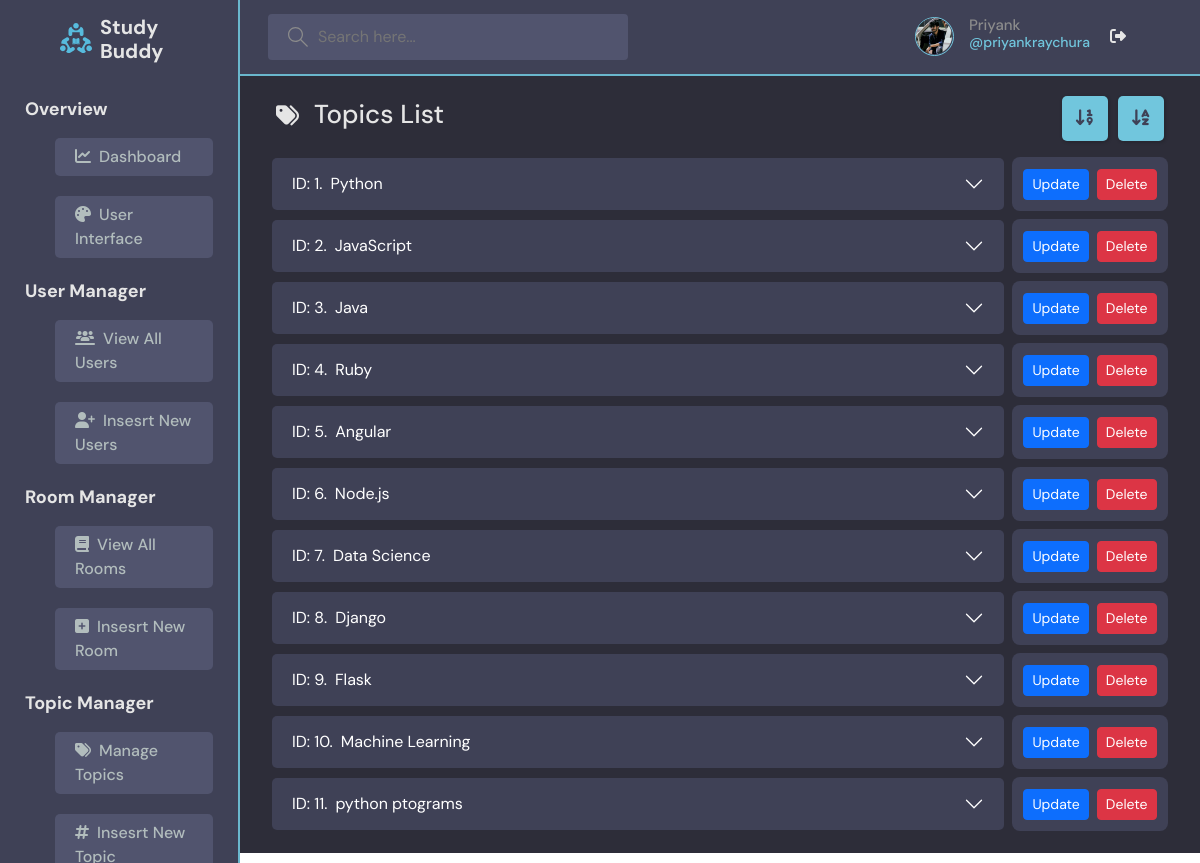
The page /adminPanel/manageTopics/ (signed in) on the database its author committed.
### base/models.py (models this page shows, shortened)
class User(AbstractUser):
    name = models.CharField(max_length=200, null=True)
    email = models.EmailField(unique=True ,null=True)
    bio = models.TextField(null=True)
    avatar = models.ImageField(null=True, default="avatar.svg")
    USERNAME_FIELD = 'email'
    REQUIRED_FIELDS = ['username']

class Topic(models.Model):
    name = models.CharField(max_length=200)

### adminPanel/views.py (the view)
# urls.py: path('manageTopics/', views.manageTopics, name = "manageTopics"),
@login_required(login_url='login')
@user_passes_test(is_staff_user, login_url='login')
def manageTopics(request):
    q = request.GET.get('q') if request.GET.get('q') != None else ''
    topics = Topic.objects.all().filter(
        Q(name__icontains = q)
    )
    rooms = Room.objects.all()
    order = Lower(request.GET.get('order')) if request.GET.get('order') != None else 'id'
    topics = topics.order_by(order)
    context = {'topics': topics, 'rooms': rooms}
    return render(request, 'adminPanel/manageTopics.html', context)

### adminPanel/templatetags/custom_filters.py (called while the page is built)
@register.filter
def has_rooms_with_topic(rooms, topic):
    return rooms.filter(topic=topic).exists()

### adminPanel/views.py (called while the page is built)
def is_staff_user(user):
    return user.is_staff

### adminPanel/templates/adminPanel/manageTopics.html (shortened to what this page needs)
{% extends 'adminPanel/mainPanel.html' %}
{% block mainContent %}
{% load static %}
{% load custom_filters %}
    <div class="above-table mb-3 px-3">
        <div class="table-heading">
            <i class="fa-solid fa-tags"></i>
            <h1>Topics List</h1>
        </div>
        <div class="data-filters">
            <a href="?q={{ request.GET.q }}" class="btn filter py-2">
                <i class="fa-solid fa-arrow-down-1-9"></i>
            </a>
            <a href="?order=name" class="btn filter py-2">
                <i class="fa-solid fa-arrow-down-a-z"></i>
            </a>
        </div>
    </div>
<div class="container">
  {% for topic in topics %}
    <div class="accordion" id="topicsAccordion">
        <div class="accordion-item mb-2">
            <h2 class="accordion-header d-flex align-items-center" id="headingOne">
                <button class="accordion-button collapsed me-2" type="button" data-bs-toggle="collapse" data-bs-target="#{{ topic.id }}" aria-expanded="false" aria-controls="collapseOne">
                    <span class="me-2">ID: {{ topic.id }}.</span>{{ topic.name }}
                </button>
                <div class="action-btns d-flex align-items-center">
                    <a type="button" class="btn btn-primary btn-sm me-2 update-button" data-id="{{ topic.id }}" data-name="{{ topic.name }}" data-bs-toggle="modal" data-bs-target="#exampleModal">Update</a>
                    <a type="button" class="btn btn-sm btn-danger deleteBtn" data-url="{% url 'deleteTopic' topic.id %}" data-bs-toggle="modal" data-bs-target="#deleteModal">Delete</a>
                </div>
            </h2>
        </div>
    </div>
    {% endfor %}
</div>
{% endblock %}

### adminPanel/templates/adminPanel/mainPanel.html (shortened to what this page needs)
{% load static %}
<!DOCTYPE html>
<html lang="en">
<head>
  <link href="https://cdn.jsdelivr.net/npm/bootstrap@5.3.3/dist/css/bootstrap.min.css" rel="stylesheet">
  <link rel="stylesheet" href="https://cdnjs.cloudflare.com/ajax/libs/font-awesome/6.6.0/css/all.min.css" />
  <link rel="stylesheet" href="{% static 'styles/adminMain.css' %}" />
  <link rel="stylesheet" href="{% static 'styles/insertRoom.css' %}" />
</head>
<body>
  <div class="sidebar">
    <div class="logo">
      <img src="{% static 'images/logo.svg' %}" alt="">
      <h3 class="ms-2">Study Buddy</h3>
    </div>
    <div class="actions">
      <dl>
        <dt> Overview
          <dd><a href="{% url 'dashboard' %}"><i class="fa-solid fa-chart-line me-2"></i>Dashboard</a></dd>
          <dd><a href="{% url 'home' %}" target="_blank"><i class="fa-solid fa-palette me-2"></i>User Interface</a></dd>
        </dt>
        <dt> User Manager
          <dd><a href="{% url 'manageUsers' %}"><i class="fa-solid fa-users-line me-2"></i>View All Users</a></dd>
          <dd><a href="{% url 'insertUser' %}"><i class="fa-solid fa-user-plus me-2"></i>Insesrt New Users</a></dd>
        </dt>
        <dt> Room Manager
          <dd><a href="{% url 'manageRooms' %}"><i class="fa-solid fa-book me-2"></i>View All Rooms</a></dd>
          <dd><a href="{% url 'insertRoom' %}"><i class="fa-solid fa-square-plus me-2"></i>Insesrt New Room</a></dd>
        </dt>
        <dt> Topic Manager
          <dd><a href="{% url 'manageTopics' %}"><i class="fa-solid fa-tags me-2"></i>Manage Topics</a></dd>
          <dd><a type="button" data-bs-toggle="modal" data-bs-target="#exampleModal"><i class="fa-solid fa-hashtag me-2"></i>Insesrt New Topic</a></dd>
        </dt>
      </dl>
    </div>
  </div>
  <header>
    <div class="nav">
      <form class="header__search" method="GET" action="">
        <div class="d-flex">
          <label>
            <input name="q" placeholder="Search here..." value="{{ request.GET.q }}" autocomplete="off"/>
          </label>
        </div>
      </form>
    </div>
    <nav class="header__menu">
    <div class="header__user">
      <a href="{% url 'user-profile' request.user.id %}">
        <div class="avatar avatar--medium active">
          <img src="{{ request.user.avatar.url }}" />
        </div>
        <p>{{ request.user.name }} <span>@{{ request.user.username }}</span></p>
      </a>
      <a href="{% url 'logoutAdmin' %}" class="logout-button">
        <i class="fa-solid fa-right-from-bracket"></i>
      </a>
    </div>
  </nav>
  </header>
  <div class="main-container">
    {% block mainContent %}
    {% endblock %}
  </div>
</body>
</html>

### static/styles/adminMain.css (style rules this page uses)
* { margin: 0; padding: 0; box-sizing: border-box; font-family: "DM Sans", -apple-system, BlinkMacSystemFont, "Segoe UI", Roboto, Oxygen, Ubuntu, Cantarell, "Open Sans", "Helvetica Neue", sans-serif; }
.sidebar { width: 20%; height: 100vh; overflow: auto; background-color: #3F4156; border-right: 2px solid #6AB7CD; top: 0; }
.sidebar .logo { display: flex; align-items: center; justify-content: space-evenly; width: 100%; background-color: #3F4156; padding: 0 60px; height: 76px; }
.logo h3 { box-sizing: border-box; color: #E5E5E5; cursor: pointer; font-family: "DM Sans", -apple-system, BlinkMacSystemFont, "Segoe UI", Roboto, Oxygen, Ubuntu, Cantarell, "Open Sans", "Helvetica Neue", sans-serif; font-size: 20px; font-weight: 700; margin-top: 10px; text-rendering: optimizelegibility; }
.sidebar .actions { padding: 20px 25px; }
.actions dl dt { font-size: 18px; color: #E5E5E5; }
.actions dl dd { margin-top: 15px; margin-bottom: 20px; margin-left: 30px; font-size: 16px; font-weight: 500; color: #B2BDBD; background-color: #51546E; border-radius: 5px; cursor: pointer; pointer-events: inh; }
.actions dl dd a { display: block; height: 100%; width: 100%; padding: 7px 20px; text-decoration: none; color: #B2BDBD; overflow: hidden; border-radius: 5px; transition: 0.2s ease; }
header { width: 80%; position: fixed; border-bottom: 2px solid #6AB7CD; top: 0; margin-left: 20%; height: 76px; background-color: #3F4156; display: flex; align-items: center; justify-content: space-between; padding: 15px 28px; }
.logo img { width: 32px; height: 32px; }
label { align-items: center; background-color: #51546E; border-radius: 4px; box-sizing: border-box; cursor: default; display: flex; gap: 10px; padding: 13px 10px; }
svg { box-sizing: border-box; cursor: default; fill: #8B8B8B; margin: 0px 0px 0px 10px; overflow: hidden; width: 20px; height: 20px; }
input { width: 300px; height: 20px; color: #fff; outline: none; border: none; background: transparent; appearance: auto; box-sizing: border-box; cursor: text; overflow: clip; }
nav.header__menu { width: 257px; height: 46px; box-sizing: border-box; margin: 0px 0px 0px 266.55px; position: relative; }
div.header__user { width: 100%; align-items: center; box-sizing: border-box; display: flex; gap: 20px; margin-top: -8px; }
.header__user a { align-items: center; box-sizing: border-box; cursor: pointer; display: flex; align-items: center; height: 100%; gap: 15px; text-decoration: none; }
.header__user img { width: 36px; height: 36px; border-radius: 50%; box-sizing: border-box; cursor: pointer; object-fit: cover; }
div.avatar.avatar--medium.active { width: 39px; height: 39px; border: 1.6px solid #71C6DD; border-radius: 50%; box-sizing: border-box; cursor: pointer; position: relative; }
.header__user p { box-sizing: border-box; color: #8B8B8B; cursor: pointer; font-family: "DM Sans", -apple-system, BlinkMacSystemFont, "Segoe UI", Roboto, Oxygen, Ubuntu, Cantarell, "Open Sans", "Helvetica Neue", sans-serif; font-size: 15px; font-weight: 500; line-height: 18px; text-rendering: optimizelegibility; display: flex; flex-direction: column; justify-content: center; padding-top: 10px; }
.header__user span { box-sizing: border-box; color: #71C6DD; cursor: pointer; font-family: "DM Sans", -apple-system, BlinkMacSystemFont, "Segoe UI", Roboto, Oxygen, Ubuntu, Cantarell, "Open Sans", "Helvetica Neue", sans-serif; font-size: 14px; font-weight: 500; line-height: 16.8px; text-rendering: optimizelegibility; }
.logout-button { background: transparent; color: #E5E5E5; border: none; outline: none; }
.main-container { width: 80%; height: 90%; padding: 20px; background-color: #2D2D39; position: fixed; top: 0; overflow: auto; margin-top: 76px; margin-left: 20%; scrollbar-width: 5px; }
.above-table { display: flex; align-items: center; justify-content: space-between; }
.above-table .table-heading { display: flex; align-items: center; gap: 15px; color: #E5E5E5; }
.table-heading i { font-size: 23px; margin-top: -7px; }
.table-heading h1 { font-size: 26px; }
.above-table .data-filters { display: flex; gap: 10px; }
.above-table .filter { font-size: 18px;modal display: flex; align-items: center; justify-content: space-evenly; background-color: #71C6DD; border-radius: 5px; color: #3F4156; cursor: pointer; box-shadow: #00000026 1px 1px 3px 1px; }

### static/styles/insertRoom.css (style rules this page uses)
* { padding: 0; margin: 0; box-sizing: border-box; }

### rows shown on the page
User: user.avatar (picture), user.name "Priyank", user.username "priyankraychura"
Topic: id "1", name "Python"
Topic: id "2", name "JavaScript"
Topic: id "3", name "Java"
Topic: id "4", name "Ruby"
Topic: id "5", name "Angular"
Topic: id "6", name "Node.js"
Topic: id "7", name "Data Science"
Topic: id "8", name "Django"
Topic: id "9", name "Flask"
Topic: id "10", name "Machine Learning"
Topic: id "11", name "python ptograms"
